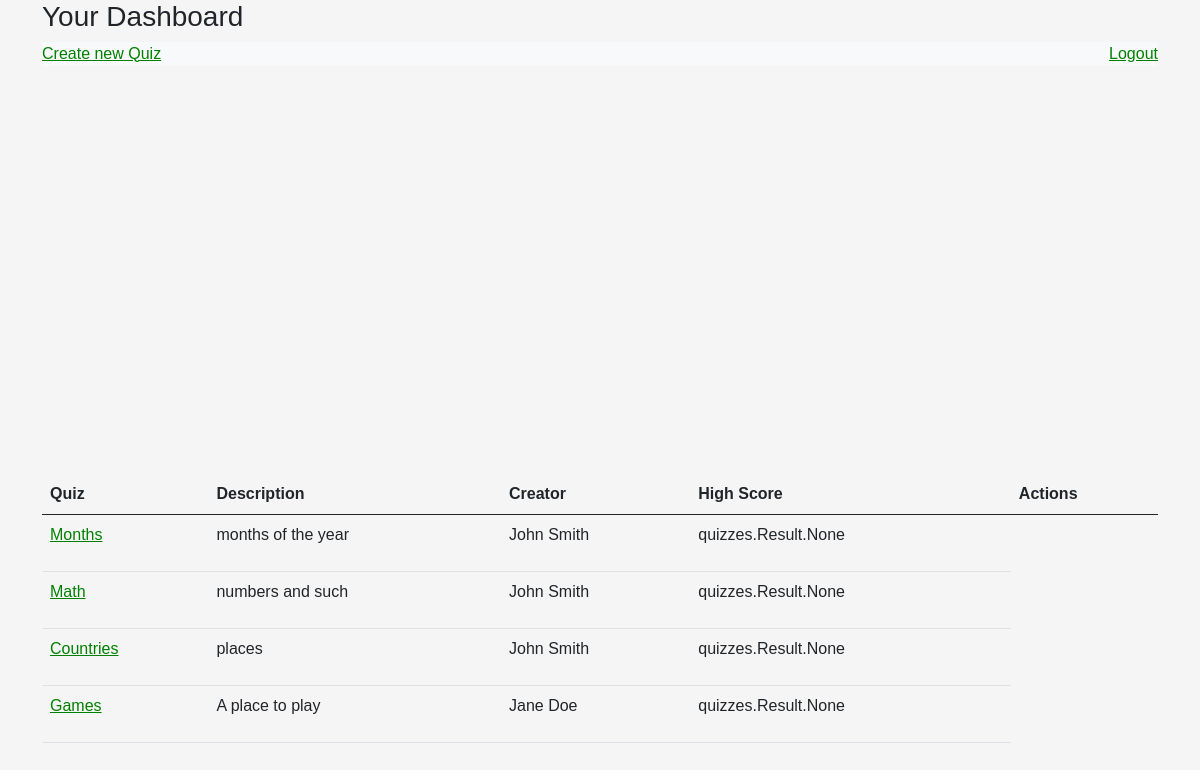
The page /dashboard (signed in) on the database its author committed.
### quizzes/models.py (models this page shows)
class Quiz(models.Model):
    title = models.CharField(max_length=255)
    description = models.CharField(max_length=255)
    created_by = models.ForeignKey(User, related_name="quizzes_created", on_delete=models.CASCADE)
    created_at = models.DateTimeField(auto_now_add=True)
    updated_at = models.DateTimeField(auto_now=True)

### users/models.py (models this page shows)
class User(models.Model):
    first_name = models.CharField(max_length=45)
    last_name = models.CharField(max_length=45)
    email = models.EmailField(max_length=255)
    password = models.CharField(max_length=255)
    created_at = models.DateTimeField(auto_now_add=True)
    updated_at = models.DateTimeField(auto_now=True)
    objects = UserManager()

### quizzes/views.py (the view)
# urls.py: path('dashboard', views.dashboard, name='dashboard'), # dashboard
def dashboard(request):
    context = {
        'all_quizzes': Quiz.objects.all(),
        'this_user' : User.objects.get(id =request.session['user_id'])
    }
    return render(request, 'quizzes/dashboard.html', context)

### templates/quizzes/dashboard.html (shortened to what this page needs)
{% extends 'base.html' %}
{% block content %}
<body>
    <div class="container">
        <table class="table">
            <h3>Your Dashboard</h3>
            <div class="bg-light d-flex justify-content-between">
                <a href="new_quiz">Create new Quiz</a><a href="logout">Logout</a>
            </div>
            <br>
            <thead>
                <th>Quiz</th>
                <th>Description</th>
                <th>Creator</th>
                <th>High Score</th>
                <th>Actions</th>
            </thead>
            <tbody>
            {% for quiz in all_quizzes %}
            <tr>
                <td><a href="{{ quiz.id }}">{{ quiz.title }}</a></td>
                <br>
                <td>{{ quiz.description  }}</td>
                <br>
                <td>{{ quiz.created_by.first_name  }} {{ quiz.created_by.last_name  }}</td>
                <br>
                <td><p>{{ this_user.has_results }}</p></td>
                <br>
            </tr>
            {% endfor %}
            </tbody>
        </table>
    </div>
</body>
{% endblock %}

### static/css/style.css (style rules this page uses)
:root { --primary: green; --primary-light: #1bd11b; --primary-bg: white; --secondary-bg: whitesmoke; --base-font: Arial; }
* { padding: 0; margin: 0; box-sizing: border-box; }
body { font-family: var(--base-font); background-color: var(--secondary-bg); }
a { color: var(--primary); outline: none; }

### rows shown on the page
Quiz: title "Months", description "months of the year", created_by.first_name "John", created_by.last_name "Smith"
User: has_results "quizzes.Result.None"
Quiz: title "Math", description "numbers and such", created_by.first_name "John", created_by.last_name "Smith"
Quiz: title "Countries", description "places", created_by.first_name "John", created_by.last_name "Smith"
Quiz: title "Games", description "A place to play", created_by.first_name "Jane", created_by.last_name "Doe"
